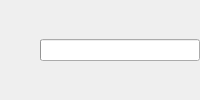
<?xml version="1.0" encoding="UTF-8"?>
<ui version="4.0">
 <class>progressWidget</class>
 <widget class="QWidget" name="progressWidget">
  <layout class="QHBoxLayout" stretch="0,1">
   <property name="spacing">
    <number>0</number>
   </property>
   <property name="leftMargin">
    <number>0</number>
   </property>
   <property name="topMargin">
    <number>0</number>
   </property>
   <property name="rightMargin">
    <number>0</number>
   </property>
   <property name="bottomMargin">
    <number>0</number>
   </property>
   <item>
    <widget class="QPushButton" name="stopButton">
     <property name="toolTip">
      <string>Interrupt calculation</string>
     </property>
     <property name="icon">
      <iconset theme="process-stop"/>
     </property>
     <property name="flat">
      <bool>true</bool>
     </property>
    </widget>
   </item>
   <item>
    <widget class="QProgressBar" name="progressBar"/>
   </item>
  </layout>
 </widget>
 <tabstops>
  <tabstop>stopButton</tabstop>
 </tabstops>
 <resources/>
 <connections/>
</ui>
